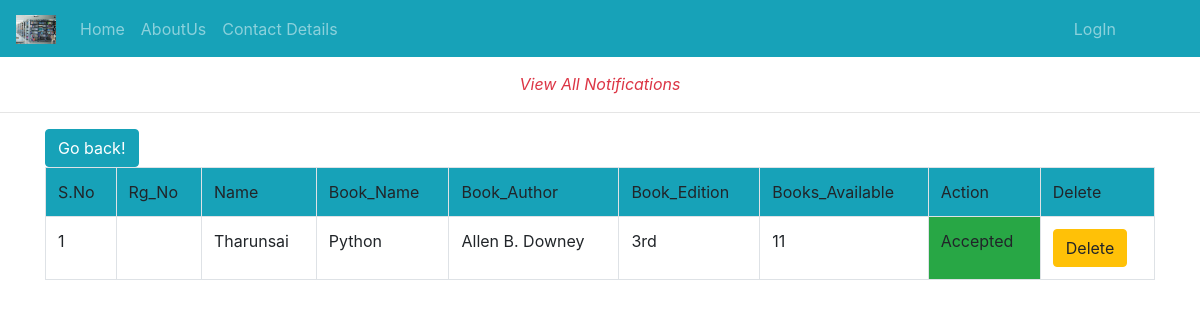
The page /notipending/ on the database its author committed.
### Library_App/models.py (models this page shows)
class st_admin_data(models.Model):
	Rg_No=models.CharField(max_length=120)
	Branch=models.CharField(max_length=120)
	Name=models.CharField(max_length=120)
	issue_status=models.IntegerField(default=0)
	Book_name=models.CharField(max_length=120)
	Book_author=models.CharField(max_length=120)
	Book_Edition=models.CharField(max_length=120,default="")
	Book_count=models.IntegerField(default=0)
	Issue_date=models.DateField(blank=True,null=True)
	Expire_date=models.DateField(blank=True,null=True)
	Return_Date=models.DateField(blank=True,null=True)
	Fine=models.IntegerField(default=0)
	uid=models.ForeignKey(User,on_delete=models.CASCADE)

### Library_App/views.py (the view)
# urls.py: path('notipending/',views.notipending,name="notipending"),
def notipending(req):
	pending2=st_admin_data.objects.all()
	data=Books_Avail.objects.filter()
	return render(req,'html/noti_pendingdata.html',{'p':pending2})

### Library_App/templates/html/noti_pendingdata.html (shortened to what this page needs)
{% extends 'html/base.html' %}
{% load static %}
{% block content %}
<div class="text-center text-danger">
	<br>
	<span><i>View All Notifications</i></span>
</div>
<hr>
<div class="container">
	<table class="table table-bordered table table-hover">
		<input type="button" value="Go back!" onclick="history.back()" class="btn btn-info">
		<tr class="bg bg-info">
			<td>S.No</td>
			<td>Rg_No</td>
			<td>Name</td>
			<td>Book_Name</td>
			<td>Book_Author</td>
			<td>Book_Edition</td>
			<td>Books_Available</td>
			<td>Action</td>
			<td>Delete</td>
		</tr>
		{% for i in p %}
		<tr>
			<td>{{forloop.counter}}</td>
			<td>{{i.Rg_No}}</td>
			<td>{{i.Name}}</td>
			<td>{{i.Book_name}}</td>
			<td>{{i.Book_author}}</td>
			<td>{{i.Book_Edition}}</td>
			<td>{{i.Book_count}}</td>
			{% if i.issue_status is 0 %}
			<td><a class="confirm-accept btn btn-danger" href="{% url 'acceptadmin' i.id %}">Accept</a><a class="ml-2 confirm-reject btn btn-info" href="{% url 'rejectadmin' i.id %}">Reject</a>
			</td>
			{% elif i.issue_status is 1 %}
			<td class="bg-success">Accepted</td>
			{% elif i.issue_status is 2 %}
			<td class="bg-danger">Rejected</td>
			{% else %}
			<td class="bg-danger">Rejected</td>
			{% endif %}
			<td><a class="confirm-delete btn btn-warning" href="{% url 'datadelete' i.id %}">Delete</a></td>
		</tr>
		{% endfor %}
	</table>
</div>		<br>
{% endblock %}

### rows shown on the page
st_admin_data: Name "Tharunsai", Book_name "Python", Book_author "Allen B. Downey", Book_Edition "3rd", Book_count "11", issue_status "Accepted"
